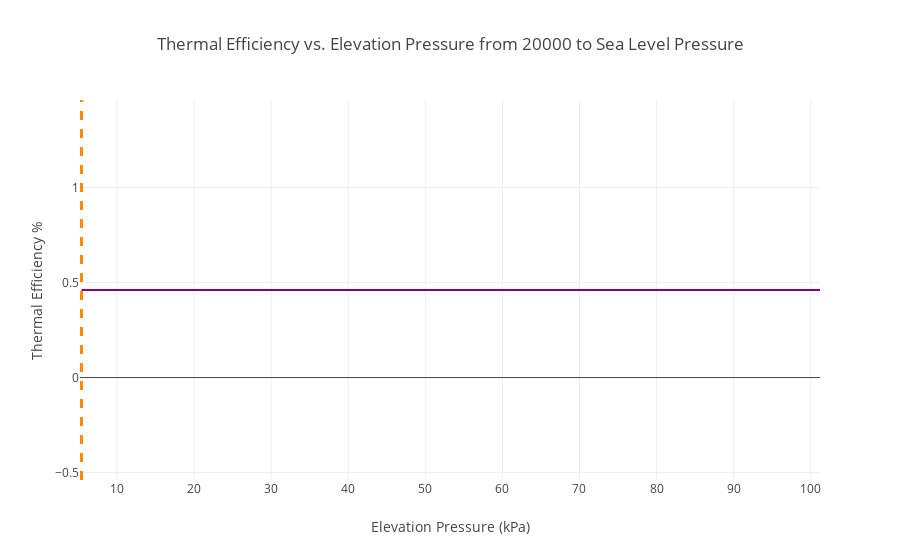

Here is the notebook cell this chart was saved with:
### Code cell
#P1
def get_efficiency_vary_p1(p1):
    turbo = turbojet_engine()
    turbo.p1 = p1
    turbo.cycle_analysis()
    turbo.perform_analysis()
    return turbo.eta_PP

#Calculate Efficiency varying Max Temp
p1_arr = np.arange(start = 5.4, stop = 101.3, step = 0.1)
eta_th_arr = np.array([])
for i in range(len(p1_arr)):
    eta_th_arr = np.append(eta_th_arr, get_efficiency_vary_p1(p1_arr[i]))
    
#Graph it
fig = go.Figure()
fig.add_trace(go.Scatter(
    x=p1_arr,
    y=eta_th_arr,
    marker_color='purple',
    name='Efficiency (%)'
))

fig.add_vline(x=p1_arr[np.argmax(eta_th_arr)], line_width=3, line_dash="dash", line_color="darkorange")

fig.update_layout(
    title_text = 'Thermal Efficiency vs. Elevation Pressure from 20000 to Sea Level Pressure',
    template=mode,
    xaxis_title = 'Elevation Pressure (kPa)',
    yaxis_title = 'Thermal Efficiency %'
)

fig.show()

### Figure 1 — Plotly figure (JSON) as saved in the notebook; plotly's stock layout.template omitted (floating-point values rounded to 4 significant figures; data arrays with more than 128 entries replaced by an {"elided": "..."} marker saying what was removed)
{"data": [{"marker": {"color": "purple"}, "name": "Efficiency (%)", "type": "scatter", "x": {"elided": "959 float values"}, "y": {"elided": "959 float values"}}], "layout": {"shapes": [{"line": {"color": "darkorange", "dash": "dash", "width": 3}, "type": "line", "x0": 5.4, "x1": 5.4, "xref": "x", "y0": 0, "y1": 1, "yref": "y domain"}], "title": {"text": "Thermal Efficiency vs. Elevation Pressure from 20000 to Sea Level Pressure"}, "xaxis": {"title": {"text": "Elevation Pressure (kPa)"}}, "yaxis": {"title": {"text": "Thermal Efficiency %"}}}}
